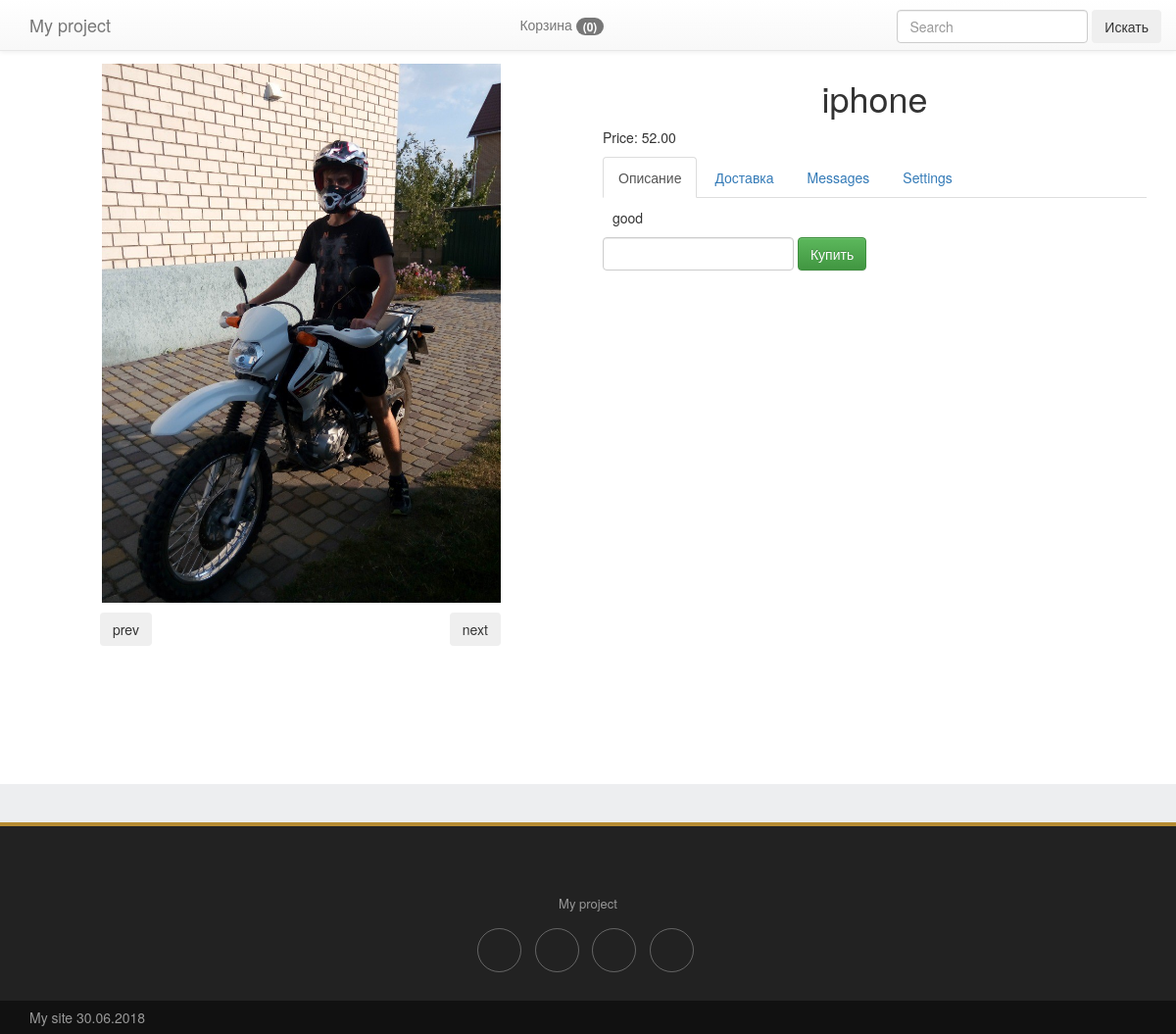
Screenshot of /product/2/ with the database file from the repository.
### products/models.py (models this page shows, shortened)
class ProductImage(models.Model):
    product = models.ForeignKey(Product, blank=True, null=True, default=None, on_delete=models.CASCADE)
    image = models.ImageField(upload_to='media2/products_images/', blank=True)
    is_main = models.BooleanField(default=False)
    is_active = models.BooleanField(default=True)
    created = models.DateTimeField(auto_now_add=True, auto_now=False)
    updated = models.DateTimeField(auto_now_add=False, auto_now=True)

class Product(models.Model):
    name = models.CharField(max_length=64, blank=True, null=True, default=None)
    price = models.DecimalField(max_digits=10, decimal_places=2, default=0)
    discount = models.IntegerField(default=0)
    category = models.ForeignKey(ProductCategory, blank=True, null=True, default=None, on_delete=models.CASCADE)
    short_description = models.TextField(blank=True, null=True, default=None)
    description = models.TextField(blank=True, null=True, default=None)
    is_active = models.BooleanField(default=True)
    created = models.DateTimeField(auto_now_add=True, auto_now=False)
    updated = models.DateTimeField(auto_now_add=False, auto_now=True)

### products/views.py (the view)
# urls.py: path("product/<int:product_id>/", views.product, name='product'),
def product(request, product_id):
    product = Product.objects.get(id=product_id)
    session_key = request.session.session_key
    if not session_key:
        request.session.cycle_key()
    return render(request, 'products/product.html', locals())

### orders/context_processors.py (called while the page is built)
def getting_basket_info(request):
    session_key = request.session.session_key
    if not session_key:
        request.session['sessin_key'] = 123
        request.session.cycle_key()
    products_in_basket = ProductInBasket.objects.filter(session_key=session_key, is_active=True, order__isnull=True)
    products_total_nmb = products_in_basket.count()
    return locals()

### templates/products/product.html (shortened to what this page needs)
{% extends 'base.html' %}
{% load static %}
{% block content %}
    <div class="container" style="margin-top: 60px;">
        <div class="row">
            <div class="col-lg-6" id="btn-press">
                <div class="product-image-item" id="my">
                    {% for image_item in product.productimage_set.all %}
                        <img src="{{ image_item.image.url }}" class="img-responsive">
                    {% endfor %}
                </div>
                <div class="press">
                    <input type="button" class="btn prev" value="prev" id="prev">
                    <input type="button" class="btn next" value="next" id="next">
                </div>
            </div>
            <div class="col-lg-6">
                <h1 class="text-center">
                    {{ product.name }}
                </h1>
                <div class="">
                    <p>
                        Price: {{ product.price }}
                    </p>
                </div>
                <div>
                    <ul class="nav nav-tabs" role="tablist">
                        <li role="presentation" class="active">
                            <a href="#description" aria-controls="home" role="tab" data-toggle="tab">
                                Описание
                            </a>
                        </li>
                        <li role="presentation">
                            <a href="#delivery" aria-controls="profile" role="tab" data-toggle="tab">
                                Доставка
                            </a>
                        </li>
                        <li role="presentation"><a href="#messages" aria-controls="messages" role="tab"
                                                   data-toggle="tab">Messages</a></li>
                        <li role="presentation"><a href="#settings" aria-controls="settings" role="tab"
                                                   data-toggle="tab">Settings</a></li>
                    </ul>
                    <div class="tab-content product-description-tabs">
                        <div role="tabpanel" class="tab-pane active" id="description">
                            {{ product.description }}
                        </div>
                    </div>
                </div>
                <div>
                    <form id="form_buying_product" class="form-inline"
                          action="{% url 'basket_adding' %}">{% csrf_token %}
                        <div class="form-group">
                            <input type="number" class="form-control" name="number" id="number">
                        </div>
                        <div class="form-group">
                            <button type="submit" id="submit_btn" class="btn btn-success btn-buy"
                                    data-product_id="{{ product.id }}"
                                    data-name="{{ product.name }}"
                                    data-price="{{ product.price }}"
                            >
                                Купить
                            </button>
                        </div>
                    </form>
                </div>
            </div>
        </div>
    </div>
{% endblock %}

### templates/products/product.html (style rules this page uses)
#my img { display: none; height: 550px; margin: 0 auto; }
#my img:first-child { display: block; }
.prev { margin-left: 72px; }
.next { margin-left: 300px; }

### rows the page displays
ProductImage: image (picture)
Product: name "iphone", price "52.00", description "good"
